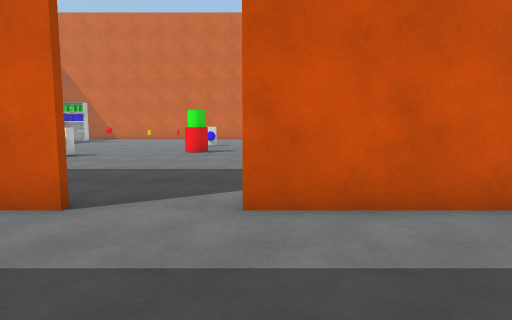
[1] (above)

20 first-person views from a walk through a 3-D level made in the Unity game engine. The camera is 1.2 m above the floor, tilts 6° down and sees 75° across. Doors are open. The floor is counted in squares, 1 m on a side. Each view is taken from the middle of a square. On the plan, view 1 faces up. The plan holds only what a view shows up to about 14 squares ahead; the rest is blank. The place goes on beyond the plan. The player character is not drawn. Surface patterns are stand-ins for the level's own textures.

[2]
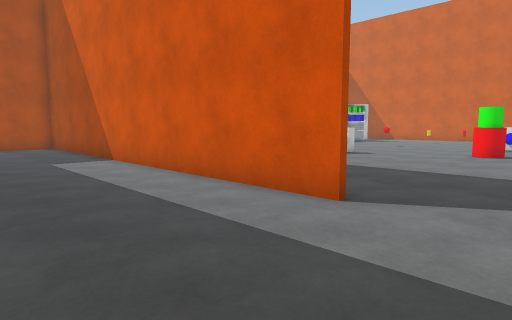

[3]
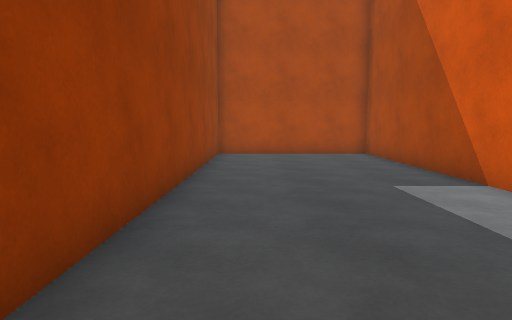

[4]
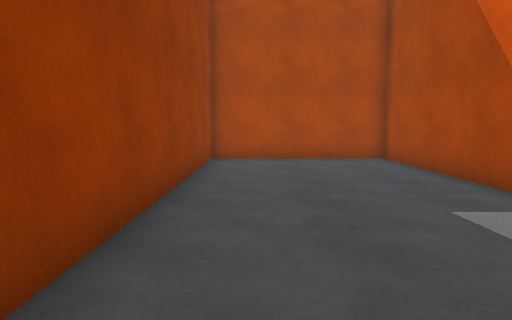

[5]
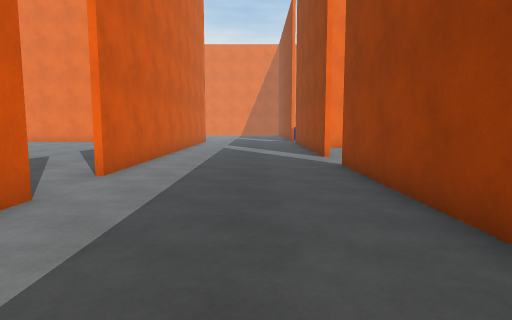

[6]
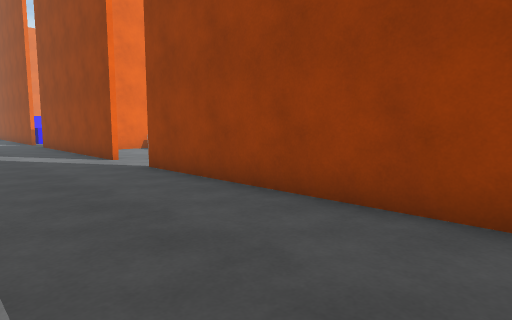

[7]
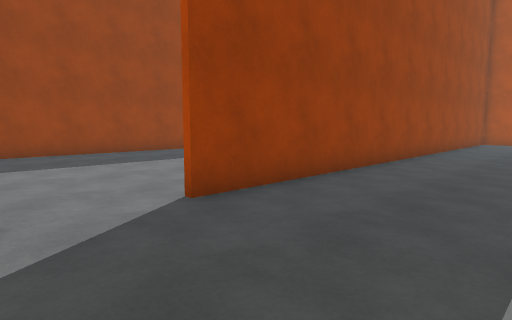

[8]
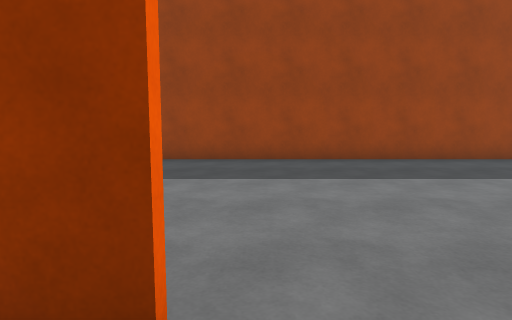

[9]
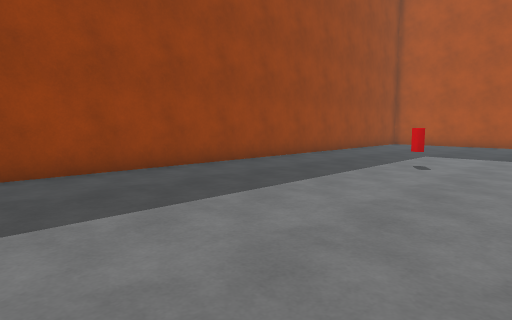

[10]
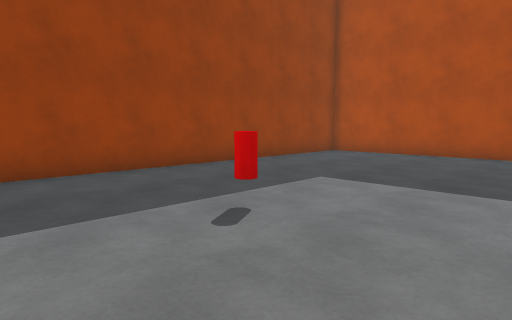

[11]
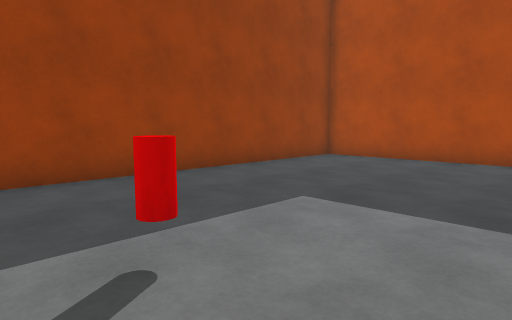

[12]
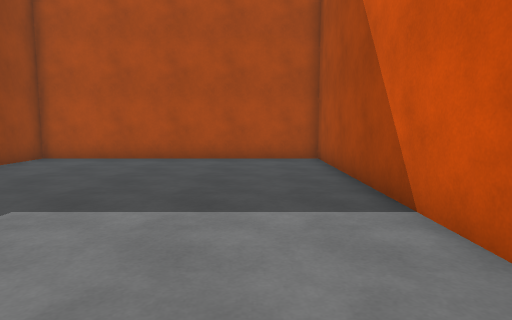

[13]
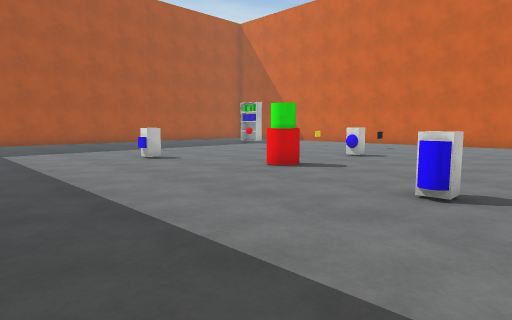

[14]
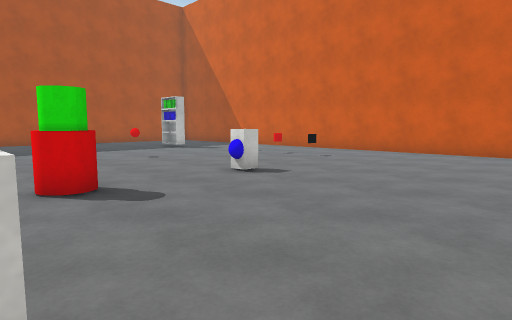

[15]
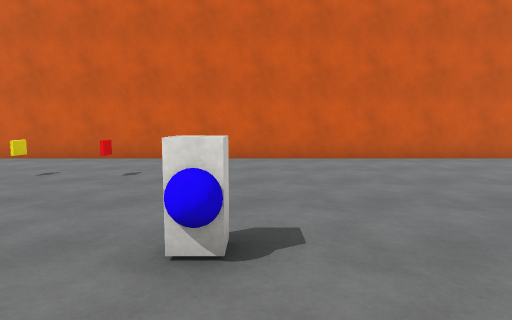

[16]
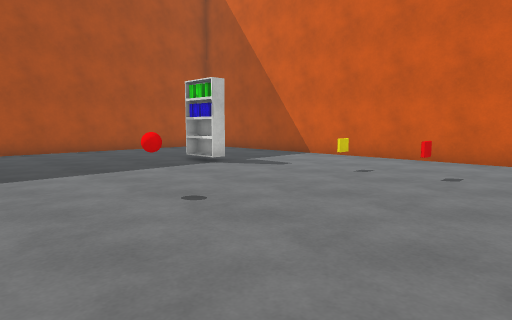

[17]
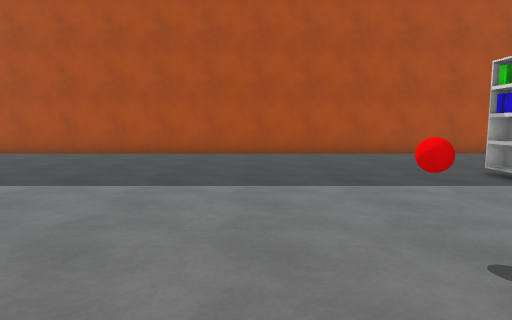

[18]
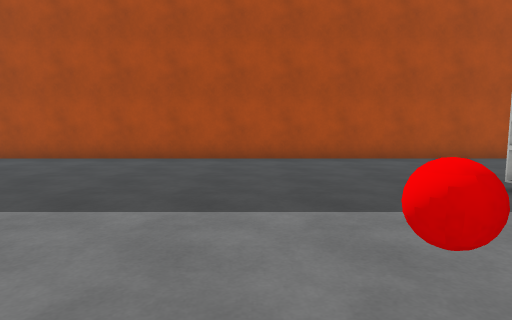

[19]
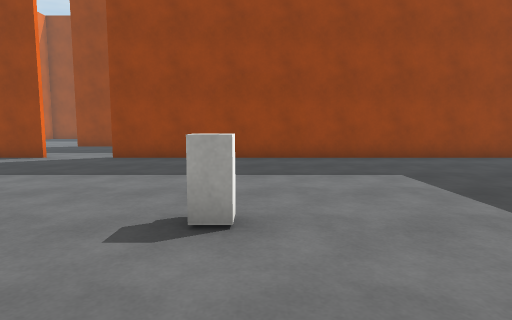

[20]
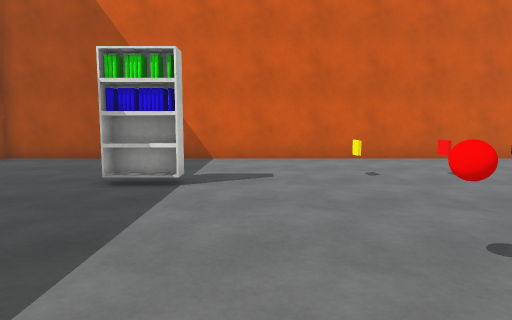

### Floor plan
Points are (right, up) in squares from view 1. A wall is a line through its corners. A room is listed if a view was taken in it or the views show most of it. See-through windows are left out.
Room 1 (views 1, 2, 3, 4, 5, 6, 7, 8)
walls: (-2.6, 4.6) (-18.9, 4.6) (-18.9, -1.6) (2, -1.6); (4.4, -1.6) (6.5, -1.6); (6.1, 4.6) (-0.2, 4.6)
ways out: open door at (3, -2) to room 2; open door at (-1.5, 5) to room 3
Room 2 (views 9, 10, 11, 12)
walls: (-9.8, -1.8) (-18.9, -1.8) (-18.9, -11.6) (6.5, -11.6)
ways out: open door at (3, -2) to room 1
objects: red cylinder (-8, -7)
Room 3 (views 13, 14, 15, 16, 17, 18, 19, 20)
walls: (-12.4, 22.6) (-13.1, 22.6); (-12.4, 23) (-13, 23) (-13, 22.5); (-0.2, 4.8) (1.4, 4.8); (-15.5, 27.9) (-18.9, 27.9) (-18.9, 6.2); (-17.4, 4.8) (-2.8, 4.8); (6.5, 27.9) (-12.6, 27.9)
ways out: open door at (-1.5, 5) to room 1
objects: books (-12, 23); other object (-8, 13) to (-7, 13); red ball (-8, 19); books (-8, 24); books (-6, 24); other object (-4, 24); red cylinder (-3, 14); green cylinder (-3, 15) to (-2, 15); other object (-3, 19) to (-2, 19); other object (2, 13)

Positions as (right, up) in squares from view 1, and headings:
1: (0, 0), facing up
2: (0, 0), facing up-left
3: (-5, 0), facing left
4: (-7, 0), facing left
5: (-8, 1), facing right
6: (-7, 3), facing down-right
7: (5, 3), facing down-left
8: (4, 0), facing down
9: (2, -3), facing down-left
10: (-5, -3), facing down-left
11: (-7, -4), facing down-left
12: (-7, -4), facing left
13: (4, 7), facing up-left
14: (4, 13), facing up-left
15: (-2, 16), facing up
16: (-3, 16), facing up-left
17: (-5, 17), facing left
18: (-7, 18), facing left
19: (-8, 17), facing down
20: (-10, 16), facing up
